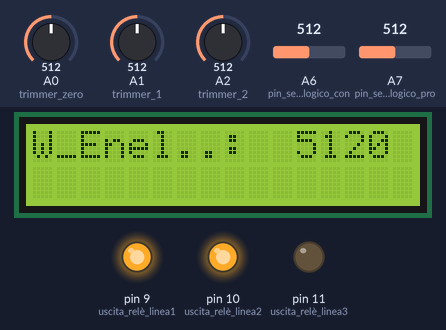
This sketch was run on a simulated Arduino Nano, built with avr-gcc and run on an emulated ATmega328P. Shown: 16×2 character LCD, output pins drawn as LEDs (lit = HIGH). Inputs (shaded band) come from the test bench; at power-on: A0 (trimmer_zero) = 512, A6 (pin_sensore_analogico_con) = 512, A1 (trimmer_1) = 512, A2 (trimmer_2) = 512, A7 (pin_sensore_analogico_pro) = 512.

Above: at 4.3 s.
4.4 s: A0 (trimmer_zero) set to 390
At 6.0 s:
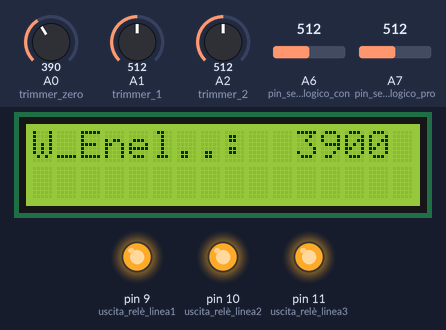
6.3 s: A0 (trimmer_zero) set to 4
At 7.5 s:
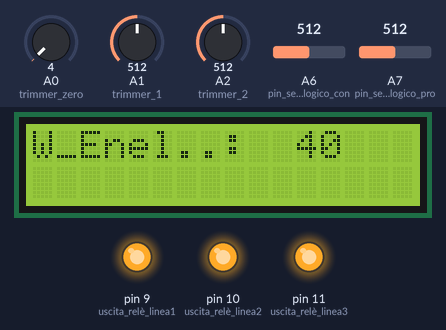
7.9 s: A0 (trimmer_zero) set to 1
At 10.1 s:
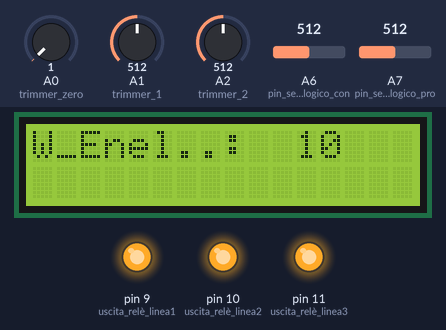
10.3 s: A6 (pin_sensore_analogico_con) set to 211
13.3 s: A6 (pin_sensore_analogico_con) set to 182
At 25.6 s:
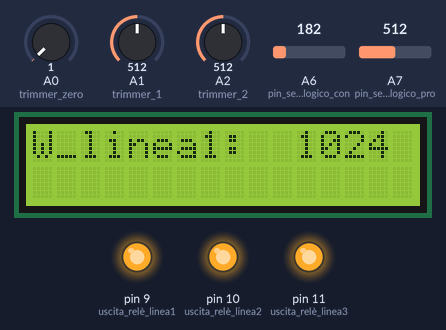
Timing chart, 0 to 27.1 s (numbered marks = the images above; inputs shaded):
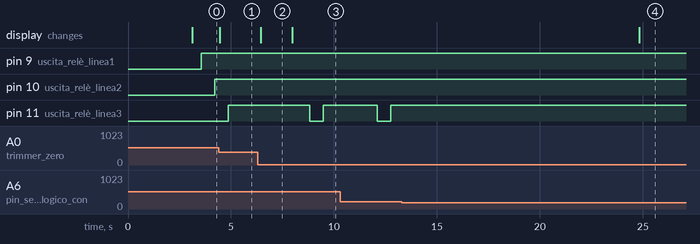

The sketch:

AURORA_Salva_Energia_FV_2.ino
```cpp
/* PROGRAMMA AURORA Salva Energia PARSIC per contatore digitali (Consumi + FV) e RELE' di stop stacco energia
  Versione per display 2x16 SERIALE (A4 e A5)
  Allaccio contatore digitalei a A6 e A7
  Allaccio trimmer: A0, A1, A2, A3
  Uscite relè: D9, D10 e D11
  Alimentazione: 12 volt DC stabilizzati
  Autore SoftPlus Consumo Zero - email: luigi.marchi.faenza@gmail.com
  Versione software del 4/04/2018
  Video YouTube:   https://youtu.be/nXvUxrs9FpQ
  //
  N.B.:  inserire una resistenza da 47k 1/8 di watt sul connettore A zero per la regolazione tramite trimmer  della potenza Enel
  //
  ATTENZIONE, IMPORTANTE:
  Arduino funziona a 5 volt e non ha problemi di sorta, circa il rischio di scariche elettriche.
  Circa l'alimentatore da rete è OBBLIGATORIO utilizzare un caricabatteria da telefonino (a norma) con uscita 12 volt DC stabilizzati.
  Per operare sulle parti hardware di contorno occorre avere le competenze ed esperienze consolidate.
  Occorre essere ESPERTI e CON PATENTINO per gli interventi SUL QUADRO ELETTRICO e in apparecchiature con tensioni di rete (230 AC).
  E' pertanto necessario affidarsi a personale qualificato.
  Il produttore del software declina ogni responsabilità per danni elettrici.
  Quanto ai danni derivante da malfunzionamento del software, il produttore del software declina ogni responsabilità circa:
  1) danni derivanti da utilizzo di componentistica di contorno;
  2) danni derivanti da modifica del software originario;
  3) danni derivanti da scarsa esperienza e scarsa capacità professionale dell'installatore.
  //
  //
  IMPORTANTE: il contatore digitale va collocato sulla linea dei consumi domestici complessivi (consumi base + consumi sulle linee
  gestite da relè, cioè sui consumi prelevati da rete Enel).
  //
  IMPORTANTE: i sensori digitali producono degli impulsi la cui distanza, l'uno dall'altro, è inversamente proporzionale alla potenza:
  ciò comporta una certa lentezza nella valutazione dei piccoli carichi,la contropartita è una misurazione "fiscale" della massima
  precisione, come i contatori Enel; i sensori utilizzati (reperibili presso PARSIC ITALIA - Cervia) richiedono 3200 impulsi ora per un KWora.
  Nella gestione relè di carico la velocità degli impulsi è rilevante e si possono utilizzare anche contatori da 2000 e 1000 impulsi.
  //
  Basetta di interfaccia, tra contatore e Arduino: 1 resistenze da 39 Kohm lato massa (o maggiore, dipende) e 1 da 100 ohm lato 5 volt.
  Relativamente al numero di impulsi, va utilizzato il software relativo, oppure modificare le istruzioni che fanno riferimento
  agli impulsi.  Vedi anche le altre versioni di software ARCHIMEDE.
  Questo software prevede anche un simulatore, cioè la simulazione di un carico base che varia da zero a 3 Kw per simulare la gestione
  ON e OFF dei relè. Serve inoltre per tarare i trimmer, in base ai carichi nominali da allacciare.
  Queste parti di software vanno annullate nella versione definitiva, collocata nel quadro elettrico. Cioè a regime.
  //
*/
#include <Arduino.h> //inclusione della libreria base:
// includere altre librerie:
#include <Wire.h>
#include <LiquidCrystal_I2C.h>
// N.B.: Viene utilizzata la libreria I2C NewliquidCrystal_1.3.4
// Se si usano altre librerie qualche riga di codice va modificata:
// se si usano integrati diversi si deve modificare l'indirizzo (0x3F, piuttosto che 0x27):
// LiquidCrystal_I2C lcd(0x20, 2, 1, 0, 4, 5, 6, 7, 3, POSITIVE);
// LiquidCrystal_I2C lcd(0x27, 2, 1, 0, 4, 5, 6, 7, 3, POSITIVE);    //POSITIVE=accensione retroilluminazione:
LiquidCrystal_I2C lcd(0x3F, 2, 1, 0, 4, 5, 6, 7, 3, POSITIVE);    // indirizzo LCD Philips PCF8574AT:
//
//
int conta1 = 0;
int conta2 = 0;     // tempo per fare le regolazioni iniziali:
int conta3 = 0;      // serve per la simulazione:
//
//
//
// unsigned long val_cons = 0;
int val_cons = 0;
int val_prod = 0;
unsigned long potenza_watt_consumi = 0;      // non modificare unsigned long:
unsigned long potenza_watt_produzione = 0;      // non modificare unsigned long:
double vecchio_millis_consumi = 0;
double corrente_millis_consumi = 0;
double vecchio_millis_produzione = 0;
double corrente_millis_produzione = 0;
double tempo_ultima_lettura_consumi = 0;
double tempo_adesso_consumi = 0;
double tempo_ultima_lettura_produzione = 0;
double tempo_adesso_produzione = 0;
unsigned long tempo_trascorso_consumi = 0;         // non modificare unsigned long anzichè int:
unsigned long tempo_trascorso_produzione = 0;         // non modificare unsigned long anzichè int:
unsigned long contawatt = 0;
int volt_partitore_consumi = 0;
int volt_partitore_produzione = 0;
double vecchio_millis_rele = 0;
double corrente_millis_rele = 0;
int impulsi_consumi = 0;
int impulsi_produzione = 0;
unsigned long impulsi_consumi_nuovo = 0;
unsigned long impulsi_consumi_vecchio = 0;
int linea1 = 0;
int linea2 = 0;
int linea3 = 0;
int potenza_linea1 = 0;
int potenza_linea2 = 0;
int potenza_linea3 = 0;
int potenza_linea4 = 0;
int surplus = 0;
int surplus_negativo = 0;
int compensazione = 2;             // moltiplicatore dei  segmenti trasformati in watt:
int potenza_watt_iniziali = 0;
int contarele_on = 0;
// int variazione = 100;
//
// **********************************************************************************************************
int impulsi_kwh = 3200;                          // dato da modificare in base agli impulsi del contatore:
// **********************************************************************************************************
int watt_energia_contrattata = 0;             // il dato si modifica con il trimmer A zero:
//
// **********************************************************************************************************
//
void setup()
{
  // pin analogici:
  pinMode(A0, INPUT);             // trimmer zero:
  pinMode(A1, INPUT);             // trimmer 1:
  pinMode(A2, INPUT);             // trimmer 2:
  pinMode(A3, INPUT);             // trimmer 3:
  // A4 display I2C;
  // A5 display I2C;
  pinMode(A6, INPUT);             // pin sensore analogico consumi:
  pinMode(A7, INPUT);             // pin sensore analogico produzione FV:
  // pin digitali:
  pinMode(9, OUTPUT);            // uscita relè linea1;
  pinMode(10, OUTPUT);            // uscita relè linea2;
  pinMode(11, OUTPUT);           // uscita relè linea3;
  //
  lcd.begin(16, 2); // Inizializzo LCD 16 caratteri per 2 linee, SERIALE:
  lcd.print("    SoftPlus    ");
  lcd.setCursor(0, 1);
  lcd.print("  Consumo Zero  ");
  delay(3000);
  lcd.setCursor(0, 1);
  lcd.print("                ");
  //
  //  lcd.begin(16,2);
  //
  impulsi_kwh = impulsi_kwh / 100; //per semplificare i calcoli:
}
//
// Inizia ciclo
void loop() {
  //
  // se è premuto il tasto
  // digitalWrite(out_rst, LOW); //porta l'uscita a livello basso per resettare la scheda:
  //
  //
  // step 1 lettura dei dati analogici:
  //
  tempo_adesso_consumi = millis();
  if (tempo_adesso_consumi > vecchio_millis_consumi + 100)   // bisogna che siano passati almeno 100 millisecondi dall'ultima lettura:
    // (mettere 100 per misure fino a 6 Kw e 200 per misure fino a 3 kw).
  {
    // legge lo stato e percepisce l'impulso sul pin deputato a rilevare i consumi:
    volt_partitore_consumi = analogRead(A6);
    if (volt_partitore_consumi > 200)       // la tensione deve essere maggiore di 1 volt:
    {
      tempo_ultima_lettura_consumi = tempo_adesso_consumi;
      corrente_millis_consumi = tempo_adesso_consumi;
      tempo_trascorso_consumi = (corrente_millis_consumi - vecchio_millis_consumi);
      vecchio_millis_consumi = corrente_millis_consumi;
      potenza_watt_consumi = 1000000 / tempo_trascorso_consumi * 36 / impulsi_kwh;
      val_cons = potenza_watt_consumi;
      impulsi_consumi = impulsi_consumi + 1;
    }
  }
  //
  //
  tempo_adesso_produzione = millis();
  if (tempo_adesso_produzione > vecchio_millis_produzione + 100)   // bisogna che siano passati almeno 100 millisecondi dall'ultima lettura:
    // (mettere 100 per misure fino a 6 Kw e 200 per misure fino a 3 kw).
  {
    // legge lo stato e percepisce l'impulso sul pin deputato a rilevare i consumi:
    volt_partitore_produzione = analogRead(A7);
    if (volt_partitore_produzione > 200)       // la tensione deve essere maggiore di 1 volt:
    {
      tempo_ultima_lettura_produzione = tempo_adesso_produzione;
      corrente_millis_produzione = tempo_adesso_produzione;
      tempo_trascorso_produzione = (corrente_millis_produzione - vecchio_millis_produzione);
      vecchio_millis_produzione = corrente_millis_produzione;
      potenza_watt_produzione = 1000000 / tempo_trascorso_produzione * 36 / impulsi_kwh;
      val_prod = potenza_watt_produzione;
      //    impulsi_produzione = impulsi_produzione + 1;
    }
  }
  //
  //
  if ( impulsi_consumi > 2 )  // perchè bisogna che il contatore consumi abbia percepito la modifica nei consumi:
    // if ( impulsi_consumi > - 2 )  // perchè bisogna che il contatore consumi abbia percepito la modifica nei consumi:
  {
    //
    if ((watt_energia_contrattata + val_prod) > val_cons)
    {
      surplus = (watt_energia_contrattata + val_prod) - val_cons;
      switch (contarele_on)
      {
        case 0:
          //linea1 = 0; linea2 = 0; linea3 = 0;
          if (surplus > potenza_linea1) linea1 = 1;
          break;
        case 1:
          // linea1 = 1; linea2 = 0; linea3 = 0;
          if (surplus > potenza_linea2) linea2 = 1;
          break;
        case 2:
          // linea1 = 1; linea2 = 1; linea3 = 0;
          if (surplus > potenza_linea3) linea3 = 1;
          break;
        case 3:
          // linea1 = 1; linea2 = 1; linea3 = 1;
          break;
      }
    }
    else   //surplus negativo, dobbiamo staccare qualcosa:
    {
      // surplus_negativo = potenza_watt_consumi - watt_energia_contrattata;
      switch (contarele_on)
      {
        case 3:
          // linea1 = 1; linea2 = 1; linea3 = 1:
          linea3 = 0;
          break;
        case 2:
          // linea1 = 1; linea2 = 1; linea3 = 0;
          linea2 = 0;
          break;
        case 1:
          // linea1 = 1; linea2 = 0; linea3 = 0;
          linea1 = 0;
          break;
        case 0:
          linea1 = 0; linea2 = 0; linea3 = 0;
          break;
      }
    }
    impulsi_consumi = 0;
    if (linea1 == 0 && linea2 == 0 && linea3 == 0 ) contarele_on = 0;
    if (linea1 == 1 && linea2 == 0 && linea3 == 0 ) contarele_on = 1;
    if (linea1 == 1 && linea2 == 1 && linea3 == 0 ) contarele_on = 2;
    if (linea1 == 1 && linea2 == 1 && linea3 == 1 ) contarele_on = 3;
    if (linea1 == 1) digitalWrite(9, HIGH);
    if (linea2 == 1) digitalWrite(10, HIGH);
    if (linea3 == 1) digitalWrite(11, HIGH);
    if (linea1 == 0) digitalWrite(9, LOW);
    if (linea2 == 0) digitalWrite(10, LOW);
    if (linea3 == 0) digitalWrite(11, LOW);
    //
  }
  vecchio_millis_rele = corrente_millis_rele;
  //
  //
  // step 3 visualizzazione dati:
  if (conta1 > 400)    // va bene:
    //if (conta1 > 30)
  {
    //    contawatt = impulsi_consumi*1000/3200;   // perchè abbiamo 3200 impulsi per Kwh:
    lcd.setCursor(0, 0);
    lcd.print("WC:     FV:     ");
    lcd.setCursor(3, 0);
    lcd.print(val_cons);
    lcd.setCursor(11, 0);
    lcd.print(val_prod);
    // lcd.setCursor(0, 1);
    // lcd.print("                ");
    lcd.setCursor(0, 1);
    if (linea1 == 1) lcd.print("1ON ");
    else lcd.print("1OFF");
    lcd.setCursor(6, 1);
    if (linea2 == 1) lcd.print("2ON ");
    else lcd.print("2OFF");
    lcd.setCursor(12, 1);
    if (linea3 == 1) lcd.print("3ON ");
    else lcd.print("3OFF");
    conta1 = 0;
    if (conta2 > 400 ) conta2 = 400;
    //
  }
  //
  // step 4 lettura dei dati dei trimmer di regolazione potenza nominale:
  //
  if (conta2 < 400)
  {
    if (conta2 > 0 && conta2 < 100)
    {
      lcd.setCursor(0, 0);
      lcd.print("W_Enel..:       ");
      lcd.setCursor(11, 0);
      watt_energia_contrattata = analogRead(A0) * 10;       // deve misurare fino a circa 7 Kw:
      lcd.print(watt_energia_contrattata);
      delay(200);
    }
    if (conta2 > 100 && conta2 < 200)
    {
      lcd.setCursor(0, 0);
      lcd.print("W_linea1:       ");
      lcd.setCursor(11, 0);
      potenza_linea1 = analogRead(A1) * compensazione;
      lcd.print(potenza_linea1);
      delay(200);
    }
    if (conta2 > 200 && conta2 < 300)
    {
      //delay(2000);
      lcd.setCursor(0, 0);
      lcd.print("W_linea2:       ");
      lcd.setCursor(11, 0);
      potenza_linea2 = analogRead(A2) * compensazione;
      lcd.print(potenza_linea2);
      delay(200);
    }
    if (conta2 > 300 && conta2 < 400)
    {
      lcd.setCursor(0, 0);
      lcd.print("W_linea3:       ");
      lcd.setCursor(11, 0);
      potenza_linea3 = analogRead(A3) * compensazione;
      lcd.print(potenza_linea3);
      delay(200);
    }
  }
  //}
  conta1 = conta1 + 1;
  conta2 = conta2 + 1;
  conta3 = conta3 + 1;
  //
}
// FINE listato by SoftPlus Consumo Zero - Faenza.
```

Measured:
- the behaviour switches between 201 and 200 on A6 (pin_sensore_analogico_con) (found by bisection; images 3 and 4)
- after the input at 4.4 s, the display: changes after 0.05 s (image 1)
- after the input at 6.3 s, the display: changes after 0.14 s (image 2)
- after the input at 7.9 s, pin 11 (uscita_relè_linea3): HIGH → LOW after 0.93 s, → HIGH 0.66 s later; the display: changes after 0.07 s (image 3)
- after the input at 13.3 s, pin 11 (uscita_relè_linea3): stops changing and stays HIGH
